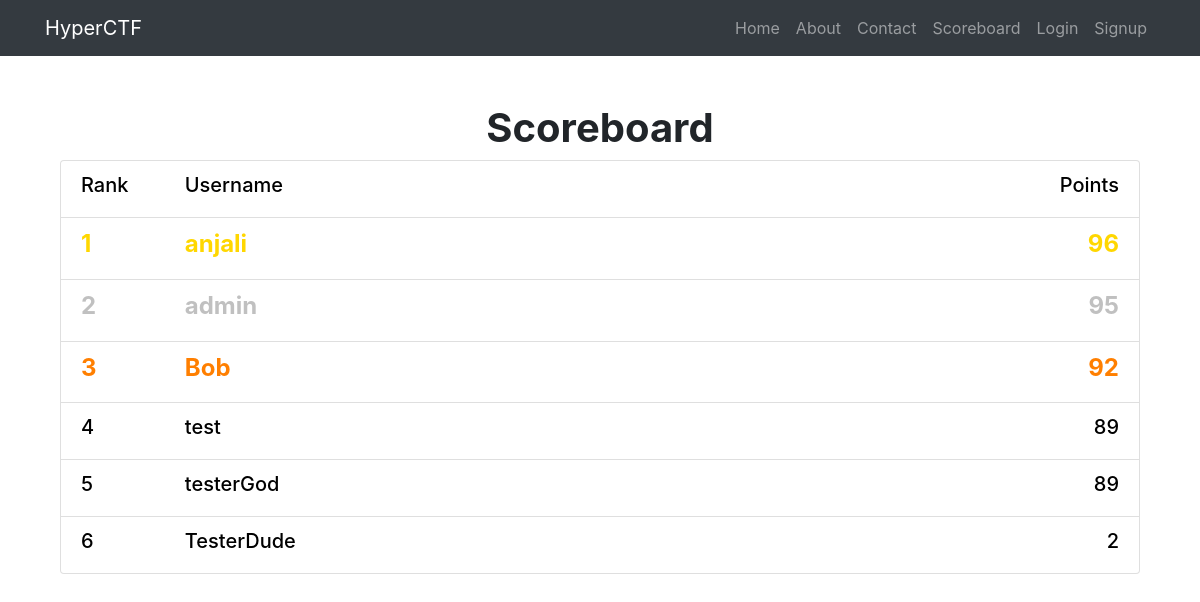
The page /scoreboard/ on the database as committed earlier.
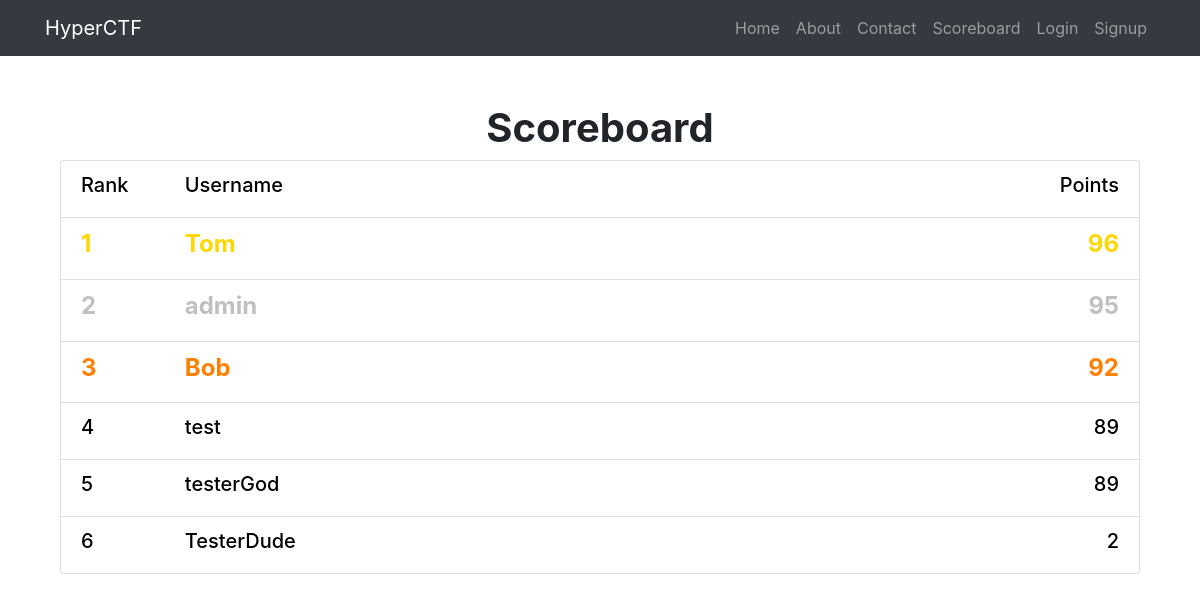
The same page on the database as committed later.
### app.py (models this page shows)
class User(db.Model):
	__tablename__ = "users"
	id = db.Column(db.Integer, primary_key=True)
	username = db.Column(db.String(20), unique=True, nullable=False)
	password = db.Column(db.String(80), unique=True, nullable=False)
	email = db.Column(db.String(80), unique=True, nullable=False)
	points = db.Column(db.Integer, unique=True, nullable=False)
	solved_challenges = db.relationship('Challenge', secondary=solved, backref=db.backref('solved_users', lazy='dynamic'))
	def __repr__(self):
		return '<User {}, {}, {}, {}>'.format(self.username, self.password, self.email, self.points)

### app.py (the view)
@app.route('/scoreboard/')
def scoreboard():
	users = []
	string = ""
	for user in User.query.all():
		print(user)
		users.append(user)
	return render_template("scoreboard.html", users=sort(users), length=len(users))

### app.py (called while the page is built)
def sort(array_p):
	array = array_p
	less = []
	equal = []
	greater = []
	if len(array) > 1:
	    pivot = array[0].points
	    for x in array:
	        if x.points > pivot:
	            less.append(x)
	        elif x.points == pivot:
	            equal.append(x)
	        elif x.points < pivot:
	            greater.append(x)
	    return sort(less)+equal+sort(greater)
	else:
	    return array

### templates/scoreboard.html (shortened to what this page needs)
{% extends "header.html"%}
{% block body %}
<h1 class="mt-5" align="center"><strong>Scoreboard</strong></h1>
<div class="container">
  <div class="row">
    <div class="col-lg-12 text-center">
      <div class="container">
        <div class="list-group">
          <a class="list-group-item">
            <div id="header">
              <h5 style="float: left; width: 10%; text-align: left; color:black;">Rank</h5>
              <h5 style="float: left; width: 10%; text-align: left; color:black;">Username</h5>
              <h5 style="float: left; width: 80%; text-align: right; color:black;">Points</h5>
            </div>
          </a>
          {% for user in users %}
          <a class="list-group-item">
            {% if users.index(user) == 0 %}
            <div id="header">
              <h4 style="float: left; width: 10%; text-align: left; color:gold;"><strong> {{ users.index(user)+1 }}</strong> </h4>
              <h4 style="float: left; width: 10%; text-align: left; color:gold;"><strong> {{ user.username }}</strong> </h4>
              <h4 style="float: left; width: 80%; text-align: right; color:gold;"> <strong>{{ user.points }}</strong> </h4>
            </div>
            {% elif users.index(user) == 1 %}
            <div id="header">
              <h4 style="float: left; width: 10%; text-align: left; color:silver;"><strong> {{ users.index(user)+1 }}</strong> </h4>
              <h4 style="float: left; width: 10%; text-align: left; color:silver;"><strong> {{ user.username }}</strong> </h4>
              <h4 style="float: left; width: 80%; text-align: right; color:silver;"><strong> {{ user.points }}</strong> </h4>
            </div>
            {% elif users.index(user) == 2 %}
            <div id="header">
              <h4 style="float: left; width: 10%; text-align: left; color:#FF7F00;"><strong> {{ users.index(user)+1 }}</strong> </h4>
              <h4 style="float: left; width: 10%; text-align: left; color:#FF7F00;"><strong> {{ user.username }}</strong> </h4>
              <h4 style="float: left; width: 80%; text-align: right; color:#FF7F00;"><strong> {{ user.points }}</strong> </h4>
            </div>
            {% else %}
            <div id="header">
              <h5 style="float: left; width: 10%; text-align: left; color:black;"> {{ users.index(user)+1 }} </h5>
              <h5 style="float: left; width: 10%; text-align: left; color:black;"> {{ user.username }} </h5>
              <h5 style="float: left; width: 80%; text-align: right; color:black;"> {{ user.points }} </h5>
            </div>
            {% endif %}
          </a>
          {% endfor %}
        </div>
      </div>
    </div>
  </div>
</div>
{% endblock %}

### templates/header.html (shortened to what this page needs)
<!DOCTYPE html>
<html lang="en">
<head>
  <link href="/static/css/bootstrap.min.css" rel="stylesheet">
</head>
<nav class="navbar navbar-expand-lg navbar-dark bg-dark static-top">
  <div class="container">
    <a class="navbar-brand" href="/">HyperCTF</a>
    <div class="collapse navbar-collapse" id="navbarResponsive">
      <ul class="navbar-nav ml-auto">
          <a class="nav-link" href="/">Home
          </a>
          <li class="nav-item">
            <a class="nav-link" href="/about/">About</a>
          </li>
          <li class="nav-item">
            <a class="nav-link" href="/contact/">Contact</a>
          </li>
          <li class="nav-item">
            <a class="nav-link" href="/scoreboard/">Scoreboard</a>
          </li>
          {% if 'username' in session %}
          <li class="nav-item">
            <a class="nav-link" href="/challenges/">Challenges</a>
          </li>
          <li class="nav-item">
            <a class="nav-link" href="/logout/">Logout</a>
          </li>
          {% else %}
          <li class="nav-item">
            <a class="nav-link" href="/login/">Login</a>
          </li>
          <li class="nav-item">
            <a class="nav-link" href="/signup/">Signup</a>
          </li>
          {% endif %}
        </ul>
      </div>
    </div>
  </nav>
  <body>
    {% block body %}
    {% endblock %}
  </body>
  </html>

Rows that differ between the two databases and show on the page:
changed User: username "anjali" → "Tom"
